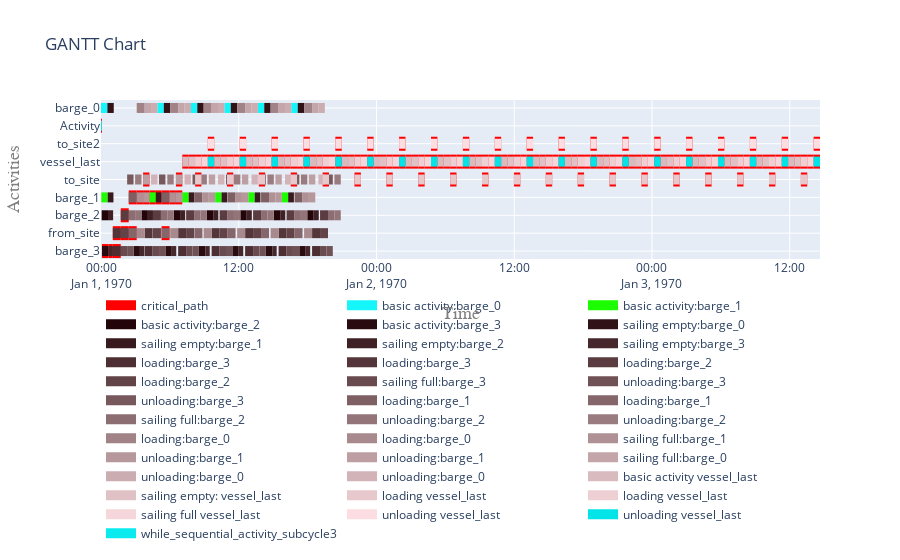

Notebook code cell kept with this figure:
### Code cell
# Show the critical path (within a plotly Gannt plot).
my_cp_dependencies_from_simpy.make_plotly_gantt_chart()
